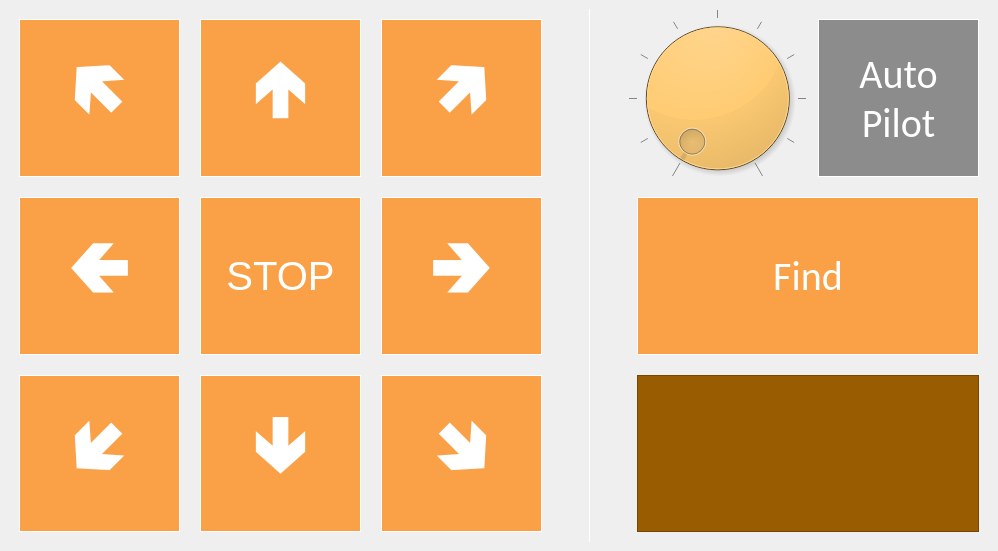
<?xml version="1.0" encoding="UTF-8"?>
<ui version="4.0">
 <class>MainWindow</class>
 <widget class="QMainWindow" name="MainWindow">
  <property name="geometry">
   <rect>
    <x>0</x>
    <y>0</y>
    <width>998</width>
    <height>551</height>
   </rect>
  </property>
  <property name="sizePolicy">
   <sizepolicy hsizetype="Fixed" vsizetype="Fixed">
    <horstretch>0</horstretch>
    <verstretch>0</verstretch>
   </sizepolicy>
  </property>
  <property name="minimumSize">
   <size>
    <width>0</width>
    <height>460</height>
   </size>
  </property>
  <property name="font">
   <font>
    <family>Calibri</family>
    <pointsize>-1</pointsize>
   </font>
  </property>
  <property name="windowTitle">
   <string>Arduino robot pilot</string>
  </property>
  <property name="windowOpacity">
   <double>1.000000000000000</double>
  </property>
  <property name="styleSheet">
   <string notr="true">
QWidget{
	background: qlineargradient(x1:0, y1:0, x2:1, y2:0,
	stop:0 #404040, stop: 0.5 #262626, stop:1 #0d0d0d);
	font-size:80px;
	color:#ffffff;
}
QPushButton{
	background-color: rgba(255, 128,  0, 0.7);
	border: 1px solid #ffffff; 
	margin:10px;
	padding:10px;

}
QPushButton::pressed{
	background-color: rgba(255, 128,  0, 1.0);
}
QListWidget{
	background-color:#995c00;
	font-size:12px;
}
QListWidget::item{
	background-color:#ffffff;
	margin: 2px;
	border-radius:3px;
}
QListWidget::item::selected{
	background-color:#ffb84d;
}
QFrame[frameShape=&quot;4&quot;][frameShadow=&quot;16&quot;],
QFrame[frameShape=&quot;5&quot;][frameShadow=&quot;16&quot;]
{
	background-color:#ff8000;
	border:10px #ff8000 solid;
	margin-top:10px;
	margin-bottom:10px;
}
QDial{
	background-color:orange;
}

</string>
  </property>
  <property name="tabShape">
   <enum>QTabWidget::Triangular</enum>
  </property>
  <widget class="QWidget" name="centralwidget">
   <property name="sizePolicy">
    <sizepolicy hsizetype="Fixed" vsizetype="Fixed">
     <horstretch>0</horstretch>
     <verstretch>0</verstretch>
    </sizepolicy>
   </property>
   <property name="font">
    <font>
     <family>Calibri</family>
     <pointsize>-1</pointsize>
    </font>
   </property>
   <layout class="QGridLayout" name="gridLayout_2">
    <item row="0" column="0" rowspan="4">
     <layout class="QGridLayout" name="gridLayout" rowstretch="5,5,5" columnstretch="5,5,5,1,1,1,5,5">
      <property name="spacing">
       <number>0</number>
      </property>
      <item row="1" column="6" colspan="2">
       <widget class="QPushButton" name="Find">
        <property name="sizePolicy">
         <sizepolicy hsizetype="Preferred" vsizetype="Preferred">
          <horstretch>0</horstretch>
          <verstretch>0</verstretch>
         </sizepolicy>
        </property>
        <property name="font">
         <font>
          <family>Calibri</family>
          <pointsize>-1</pointsize>
         </font>
        </property>
        <property name="styleSheet">
         <string notr="true">QPushButton{
	font-size:40px;
}</string>
        </property>
        <property name="text">
         <string>Find</string>
        </property>
       </widget>
      </item>
      <item row="0" column="3">
       <spacer name="horizontalSpacer_2">
        <property name="orientation">
         <enum>Qt::Horizontal</enum>
        </property>
        <property name="sizeHint" stdset="0">
         <size>
          <width>40</width>
          <height>20</height>
         </size>
        </property>
       </spacer>
      </item>
      <item row="1" column="0">
       <widget class="QPushButton" name="RorateLeft">
        <property name="enabled">
         <bool>true</bool>
        </property>
        <property name="sizePolicy">
         <sizepolicy hsizetype="Preferred" vsizetype="Preferred">
          <horstretch>0</horstretch>
          <verstretch>0</verstretch>
         </sizepolicy>
        </property>
        <property name="font">
         <font>
          <family>Calibri</family>
          <pointsize>-1</pointsize>
         </font>
        </property>
        <property name="text">
         <string>🢀</string>
        </property>
       </widget>
      </item>
      <item row="2" column="6" colspan="2">
       <widget class="QListWidget" name="listWidget">
        <property name="sizePolicy">
         <sizepolicy hsizetype="Preferred" vsizetype="Preferred">
          <horstretch>0</horstretch>
          <verstretch>0</verstretch>
         </sizepolicy>
        </property>
        <property name="font">
         <font>
          <family>Calibri</family>
          <pointsize>-1</pointsize>
         </font>
        </property>
        <property name="styleSheet">
         <string notr="true">QListWidget{
	color:#000000;
	margin: 10px;
}</string>
        </property>
       </widget>
      </item>
      <item row="0" column="7">
       <widget class="QPushButton" name="Autopilot">
        <property name="sizePolicy">
         <sizepolicy hsizetype="Preferred" vsizetype="Preferred">
          <horstretch>0</horstretch>
          <verstretch>0</verstretch>
         </sizepolicy>
        </property>
        <property name="font">
         <font>
          <family>Calibri</family>
          <pointsize>-1</pointsize>
         </font>
        </property>
        <property name="styleSheet">
         <string notr="true">QPushButton{
	background-color:#8c8c8c;
	font-size:40px;

}
QPushButton::pressed{
	background-color: rgba(255, 128,  0, 1.0);
}</string>
        </property>
        <property name="text">
         <string>Auto
Pilot</string>
        </property>
       </widget>
      </item>
      <item row="0" column="4" rowspan="3">
       <widget class="Line" name="line_2">
        <property name="frameShadow">
         <enum>QFrame::Plain</enum>
        </property>
        <property name="lineWidth">
         <number>1</number>
        </property>
        <property name="orientation">
         <enum>Qt::Vertical</enum>
        </property>
       </widget>
      </item>
      <item row="0" column="2">
       <widget class="QPushButton" name="ForwardRight">
        <property name="sizePolicy">
         <sizepolicy hsizetype="Preferred" vsizetype="Preferred">
          <horstretch>0</horstretch>
          <verstretch>0</verstretch>
         </sizepolicy>
        </property>
        <property name="text">
         <string>🢅</string>
        </property>
       </widget>
      </item>
      <item row="2" column="1">
       <widget class="QPushButton" name="Backward">
        <property name="sizePolicy">
         <sizepolicy hsizetype="Preferred" vsizetype="Preferred">
          <horstretch>0</horstretch>
          <verstretch>0</verstretch>
         </sizepolicy>
        </property>
        <property name="font">
         <font>
          <family>Calibri</family>
          <pointsize>-1</pointsize>
         </font>
        </property>
        <property name="text">
         <string>🢃</string>
        </property>
       </widget>
      </item>
      <item row="0" column="6">
       <widget class="QDial" name="dial">
        <property name="maximum">
         <number>10</number>
        </property>
        <property name="wrapping">
         <bool>false</bool>
        </property>
        <property name="notchTarget">
         <double>1.000000000000000</double>
        </property>
        <property name="notchesVisible">
         <bool>true</bool>
        </property>
       </widget>
      </item>
      <item row="0" column="5">
       <spacer name="horizontalSpacer">
        <property name="orientation">
         <enum>Qt::Horizontal</enum>
        </property>
        <property name="sizeHint" stdset="0">
         <size>
          <width>40</width>
          <height>20</height>
         </size>
        </property>
       </spacer>
      </item>
      <item row="1" column="1">
       <widget class="QPushButton" name="Stop">
        <property name="sizePolicy">
         <sizepolicy hsizetype="Preferred" vsizetype="Preferred">
          <horstretch>0</horstretch>
          <verstretch>0</verstretch>
         </sizepolicy>
        </property>
        <property name="styleSheet">
         <string notr="true">QPushButton{
	font-size:40px;
}</string>
        </property>
        <property name="text">
         <string>STOP</string>
        </property>
       </widget>
      </item>
      <item row="1" column="2">
       <widget class="QPushButton" name="RorateRight">
        <property name="sizePolicy">
         <sizepolicy hsizetype="Preferred" vsizetype="Preferred">
          <horstretch>0</horstretch>
          <verstretch>0</verstretch>
         </sizepolicy>
        </property>
        <property name="font">
         <font>
          <family>Calibri</family>
          <pointsize>-1</pointsize>
         </font>
        </property>
        <property name="text">
         <string>🢂</string>
        </property>
       </widget>
      </item>
      <item row="0" column="1">
       <widget class="QPushButton" name="Forward">
        <property name="sizePolicy">
         <sizepolicy hsizetype="Preferred" vsizetype="Preferred">
          <horstretch>0</horstretch>
          <verstretch>0</verstretch>
         </sizepolicy>
        </property>
        <property name="font">
         <font>
          <family>Calibri</family>
          <pointsize>-1</pointsize>
         </font>
        </property>
        <property name="text">
         <string>🢁</string>
        </property>
       </widget>
      </item>
      <item row="0" column="0">
       <widget class="QPushButton" name="ForwardLeft">
        <property name="sizePolicy">
         <sizepolicy hsizetype="Preferred" vsizetype="Preferred">
          <horstretch>0</horstretch>
          <verstretch>0</verstretch>
         </sizepolicy>
        </property>
        <property name="text">
         <string>🢄</string>
        </property>
       </widget>
      </item>
      <item row="2" column="0">
       <widget class="QPushButton" name="BottomLeft">
        <property name="sizePolicy">
         <sizepolicy hsizetype="Preferred" vsizetype="Preferred">
          <horstretch>0</horstretch>
          <verstretch>0</verstretch>
         </sizepolicy>
        </property>
        <property name="text">
         <string>🢇</string>
        </property>
       </widget>
      </item>
      <item row="2" column="2">
       <widget class="QPushButton" name="BottomRight">
        <property name="sizePolicy">
         <sizepolicy hsizetype="Preferred" vsizetype="Preferred">
          <horstretch>0</horstretch>
          <verstretch>0</verstretch>
         </sizepolicy>
        </property>
        <property name="text">
         <string>🢆</string>
        </property>
       </widget>
      </item>
     </layout>
    </item>
   </layout>
  </widget>
 </widget>
 <tabstops>
  <tabstop>RorateRight</tabstop>
  <tabstop>RorateLeft</tabstop>
  <tabstop>ForwardRight</tabstop>
  <tabstop>Backward</tabstop>
  <tabstop>Find</tabstop>
  <tabstop>listWidget</tabstop>
  <tabstop>Stop</tabstop>
  <tabstop>Autopilot</tabstop>
 </tabstops>
 <resources/>
 <connections/>
</ui>
